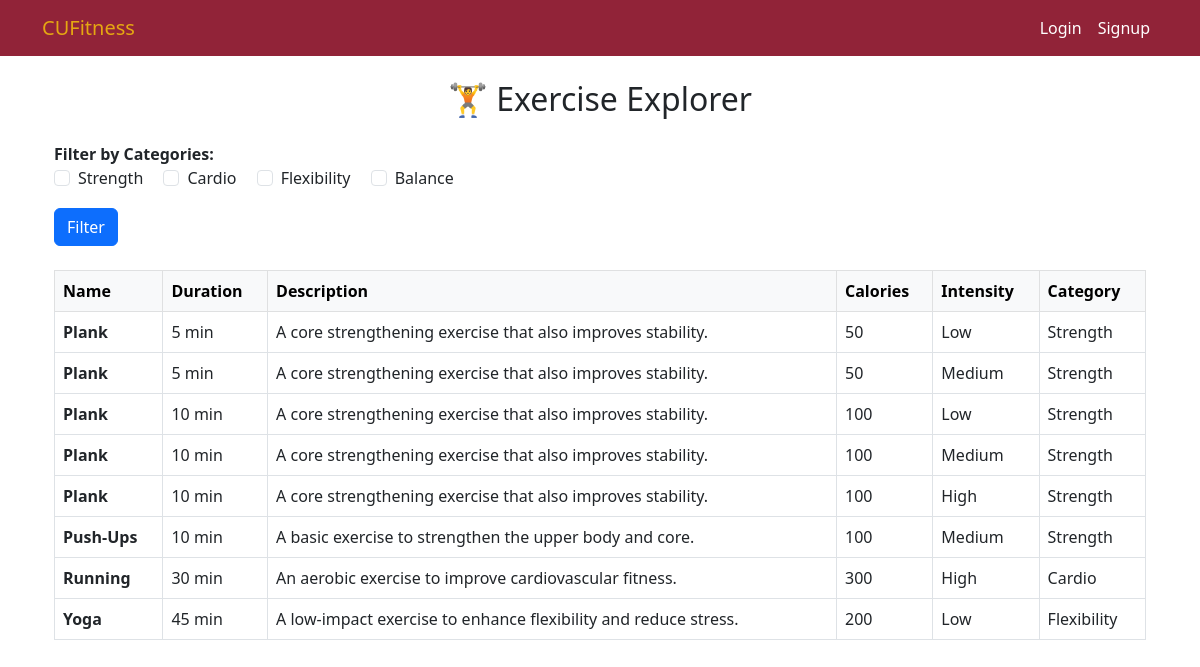
Screenshot of /FitnessPlan/exercises/ with the database file from the repository.
### FitnessPlan/models/BrowseWorkout.py (models this page shows, shortened)
class Category(models.Model):
    name = models.CharField("Category Name", max_length = 50, unique = True)

class BrowseWorkout(models.Model):
    INTENSITY_CHOICES = [
        ('Low', 'Low'),
        ('Medium', 'Medium'),
        ('High', 'High'),
    ]
    name = models.CharField("Exercise Name",max_length=255)
    description = models.TextField("Exercise Description")
    duration = models.PositiveIntegerField("Duration (minutes)", default = 0)
    calories = models.PositiveIntegerField("Calories burned", default = 0)
    category = models.ForeignKey(Category, on_delete = models.CASCADE, related_name="exercises")
    intensity_level = models.CharField("Workout Intensity", max_length= 20, default="Unknown", choices=INTENSITY_CHOICES)
    favorited_by = models.ManyToManyField(settings.AUTH_USER_MODEL, blank = True, related_name='favorite_exercises') # combine the exercises favorited by the user
    class Meta:
        ordering = ['name', 'duration', 'intensity_level']

### FitnessPlan/views/BrowseWorkout.py (the view)
# urls.py: path('exercises/', browse_exercise_list, name='browse_exercise_list'),
def browse_exercise_list(request):
    selected_categories = request.GET.getlist('categories')
    favorites_only = request.GET.get('favorites_only') == '1'
    categories = Category.objects.all()
    exercises = BrowseWorkout.objects.all()
    if selected_categories:
        exercises = exercises.filter(category__id__in=selected_categories)
    if favorites_only and request.user.is_authenticated:
        exercises = exercises.filter(favorited_by=request.user)
    exercises = exercises.annotate(
        intensity_order=Case(
            When(intensity_level='Low', then=0),
            When(intensity_level='Medium', then=1),
            When(intensity_level='High', then=2),
            default=3,
            output_field=IntegerField()
        )
    ).order_by('name', 'duration', 'intensity_order')
    return render(request, 'fitnessplan/exercise_explorer.html', {
        'exercises': exercises,
        'categories': categories,
        'selected_categories': selected_categories,
        'favorites_only': favorites_only,
    })

### templates/fitnessplan/exercise_explorer.html (shortened to what this page needs)
{% extends 'base.html' %}
{% block content %}
<div class="container mt-4">
    <h2 class="text-center mb-4">🏋️ Exercise Explorer</h2>
    <form method="get" action="{% url 'browse_exercise_list' %}" class="mb-4">
        <div class="mb-3">
            <label><strong>Filter by Categories:</strong></label><br>
            {% for category in categories %}
                <div class="form-check form-check-inline">
                    <input class="form-check-input" type="checkbox" name="categories" value="{{ category.id }}"
                        {% if category.id|stringformat:"s" in selected_categories %}checked{% endif %}>
                    <label class="form-check-label">{{ category.name }}</label>
                </div>
            {% endfor %}
        </div>
        <button type="submit" class="btn btn-primary">Filter</button>
    </form>
    {% if exercises %}
    <div class="table-responsive">
        <table class="table table-hover table-bordered align-middle">
            <thead class="table-light">
                <tr>
                    <th>Name</th>
                    <th>Duration</th>
                    <th>Description</th>
                    <th>Calories</th>
                    <th>Intensity</th>
                    <th>Category</th>
                </tr>
            </thead>
            <tbody>
                {% for exercise in exercises %}
                <tr>
                    <td><strong>{{ exercise.name }}</strong></td>
                    <td>{{ exercise.duration }} min</td>
                    <td>{{ exercise.description }}</td>
                    <td>{{ exercise.calories }}</td>
                    <td>{{ exercise.intensity_level }}</td>
                    <td>{{ exercise.category.name }}</td>
                </tr>
                {% endfor %}
            </tbody>
        </table>
    </div>
    {% else %}
        <div class="alert alert-warning text-center">No exercises found for selected categories.</div>
    {% endif %}
</div>
{% endblock %}

### rows the page displays
Category: name "Strength"
Category: name "Cardio"
Category: name "Flexibility"
Category: name "Balance"
BrowseWorkout: name "Plank", duration "5", description "A core strengthening exercise that also improves stability.", calories "50", intensity_level "Low", category.name "Strength"
BrowseWorkout: name "Plank", duration "5", description "A core strengthening exercise that also improves stability.", calories "50", intensity_level "Medium", category.name "Strength"
BrowseWorkout: name "Plank", duration "10", description "A core strengthening exercise that also improves stability.", calories "100", intensity_level "Low", category.name "Strength"
BrowseWorkout: name "Plank", duration "10", description "A core strengthening exercise that also improves stability.", calories "100", intensity_level "Medium", category.name "Strength"
BrowseWorkout: name "Plank", duration "10", description "A core strengthening exercise that also improves stability.", calories "100", intensity_level "High", category.name "Strength"
BrowseWorkout: name "Push-Ups", duration "10", description "A basic exercise to strengthen the upper body and core.", calories "100", intensity_level "Medium", category.name "Strength"
BrowseWorkout: name "Running", duration "30", description "An aerobic exercise to improve cardiovascular fitness.", calories "300", intensity_level "High", category.name "Cardio"
BrowseWorkout: name "Yoga", duration "45", description "A low-impact exercise to enhance flexibility and reduce stress.", calories "200", intensity_level "Low", category.name "Flexibility"
